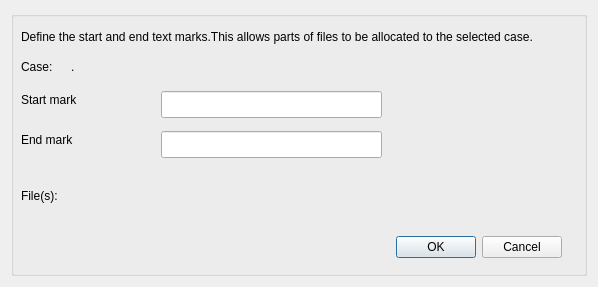
<?xml version="1.0" encoding="UTF-8"?>
<ui version="4.0">
 <class>Dialog_StartAndEndMarks</class>
 <widget class="QDialog" name="Dialog_StartAndEndMarks">
  <property name="geometry">
   <rect>
    <x>0</x>
    <y>0</y>
    <width>598</width>
    <height>287</height>
   </rect>
  </property>
  <property name="windowTitle">
   <string>Define start and end marks for auto assigning</string>
  </property>
  <layout class="QVBoxLayout" name="verticalLayout">
   <item>
    <widget class="QGroupBox" name="groupBox">
     <property name="minimumSize">
      <size>
       <width>0</width>
       <height>200</height>
      </size>
     </property>
     <property name="title">
      <string/>
     </property>
     <widget class="QLabel" name="label_2">
      <property name="geometry">
       <rect>
        <x>10</x>
        <y>0</y>
        <width>551</width>
        <height>51</height>
       </rect>
      </property>
      <property name="text">
       <string>Define the start and end text marks.This allows parts of files to be allocated to the selected case.</string>
      </property>
      <property name="wordWrap">
       <bool>true</bool>
      </property>
     </widget>
     <widget class="QLineEdit" name="lineEdit_endmark">
      <property name="geometry">
       <rect>
        <x>150</x>
        <y>120</y>
        <width>221</width>
        <height>27</height>
       </rect>
      </property>
     </widget>
     <widget class="QLabel" name="label_case_2">
      <property name="geometry">
       <rect>
        <x>10</x>
        <y>47</y>
        <width>41</width>
        <height>17</height>
       </rect>
      </property>
      <property name="text">
       <string>Case:</string>
      </property>
     </widget>
     <widget class="QLineEdit" name="lineEdit_startmark">
      <property name="geometry">
       <rect>
        <x>150</x>
        <y>80</y>
        <width>221</width>
        <height>27</height>
       </rect>
      </property>
     </widget>
     <widget class="QLabel" name="label_case">
      <property name="geometry">
       <rect>
        <x>60</x>
        <y>47</y>
        <width>331</width>
        <height>17</height>
       </rect>
      </property>
      <property name="text">
       <string>.</string>
      </property>
     </widget>
     <widget class="QLabel" name="label_startmark">
      <property name="geometry">
       <rect>
        <x>10</x>
        <y>80</y>
        <width>131</width>
        <height>17</height>
       </rect>
      </property>
      <property name="text">
       <string>Start mark</string>
      </property>
     </widget>
     <widget class="QLabel" name="label_endmark">
      <property name="geometry">
       <rect>
        <x>10</x>
        <y>120</y>
        <width>131</width>
        <height>17</height>
       </rect>
      </property>
      <property name="text">
       <string>End mark</string>
      </property>
     </widget>
     <widget class="QDialogButtonBox" name="buttonBox">
      <property name="geometry">
       <rect>
        <x>360</x>
        <y>220</y>
        <width>191</width>
        <height>32</height>
       </rect>
      </property>
      <property name="orientation">
       <enum>Qt::Horizontal</enum>
      </property>
      <property name="standardButtons">
       <set>QDialogButtonBox::Cancel|QDialogButtonBox::Ok</set>
      </property>
     </widget>
     <widget class="QLabel" name="label_files">
      <property name="geometry">
       <rect>
        <x>10</x>
        <y>159</y>
        <width>551</width>
        <height>51</height>
       </rect>
      </property>
      <property name="text">
       <string>File(s):</string>
      </property>
      <property name="wordWrap">
       <bool>true</bool>
      </property>
     </widget>
    </widget>
   </item>
  </layout>
 </widget>
 <tabstops>
  <tabstop>lineEdit_startmark</tabstop>
  <tabstop>lineEdit_endmark</tabstop>
  <tabstop>buttonBox</tabstop>
 </tabstops>
 <resources/>
 <connections>
  <connection>
   <sender>buttonBox</sender>
   <signal>accepted()</signal>
   <receiver>Dialog_StartAndEndMarks</receiver>
   <slot>accept()</slot>
   <hints>
    <hint type="sourcelabel">
     <x>248</x>
     <y>254</y>
    </hint>
    <hint type="destinationlabel">
     <x>157</x>
     <y>274</y>
    </hint>
   </hints>
  </connection>
  <connection>
   <sender>buttonBox</sender>
   <signal>rejected()</signal>
   <receiver>Dialog_StartAndEndMarks</receiver>
   <slot>reject()</slot>
   <hints>
    <hint type="sourcelabel">
     <x>316</x>
     <y>260</y>
    </hint>
    <hint type="destinationlabel">
     <x>286</x>
     <y>274</y>
    </hint>
   </hints>
  </connection>
 </connections>
</ui>
